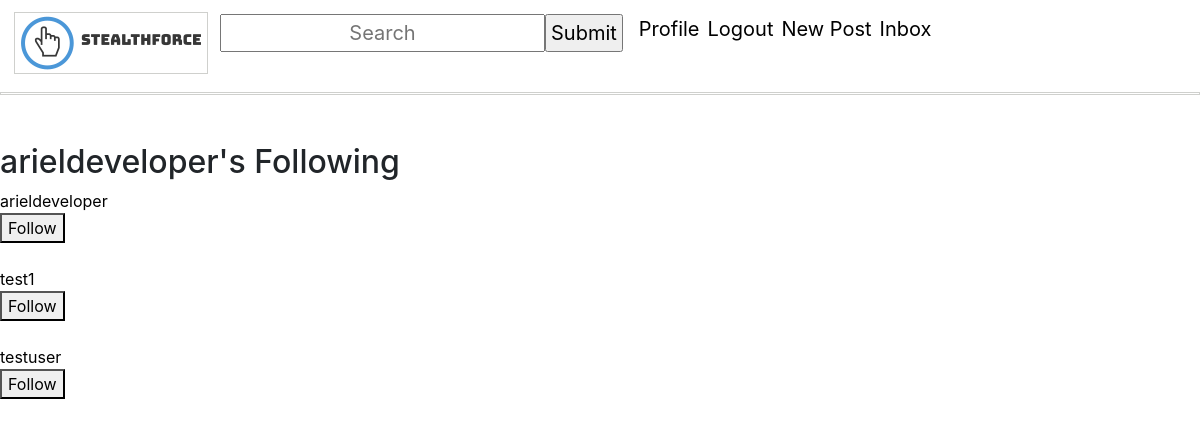
The page /user/arieldeveloper/following (signed in) on the database its author committed.
### users/models.py (models this page shows, shortened)
class Account(AbstractBaseUser):
    email = models.EmailField(verbose_name="email", max_length=60, unique=True)
    username = models.CharField(max_length=30, unique=True)
    date_joined = models.DateTimeField(verbose_name='date joined', auto_now_add=True)
    last_login = models.DateTimeField(verbose_name='last login', auto_now=True)
    is_admin = models.BooleanField(default=False)
    is_staff = models.BooleanField(default=False)
    is_superuser = models.BooleanField(default=False)
    is_active = models.BooleanField(default=True)
    followers = models.ManyToManyField("Account", blank=True, symmetrical=False, related_name="people_followers")
    following = models.ManyToManyField("Account", blank=True, symmetrical=False, related_name="people_following")
    profile_picture = models.ImageField(null=True, blank=True, default = 'static/default.png')
    USERNAME_FIELD = 'email' #allows user to login with email instead of username/id
    REQUIRED_FIELDS = ['username']
    objects = MyAccountManager()
    def __str__(self):
        return self.email
    @property
    def return_followers(self):
        return list(self.followers.all())

### users/views.py (the view)
# urls.py: path('user/<str:username>/following', user_views.following_view),
@login_required(login_url='login')
def following_view(request, username):
    user = get_object_or_404(User, username=username)
    following = user.following.all()
    if request.method == "POST":
        the_user = User.objects.get(email=request.POST.get('hidden_input'))
        follow_or_unfollow(the_user, request.user)
    return render(request, "users/following.html", {'user':user, 'users_following':following})

### users/templates/users/following.html (shortened to what this page needs)
{% extends 'main_app/base.html' %}
{% block body %}
<h2>{{ user.username }}'s Following</h2>
    {% for user_following in users_following %}
             <a href="/user/{{ user_following.username }}">{{ user_following.username }}</a>
            {% if request.user.username == user_following.username %}
            {% else %}
                <form method="POST" action="/user/{{user.username}}/following">
                    {% if request.user in user_following.return_followers %}
                        <button type="submit">Unfollow</button>
                    {% else %}
                        <button type="submit">Follow</button>
                    {% endif %}
                </form>
            {% endif %}
        <br>
  {% endfor %}
{% endblock %}

### static/css/main.css (style rules this page uses)
a { cursor: default; color: black; text-decoration:none; }

### rows shown on the page
Account: username "arieldeveloper", shows "Follow"
Account: username "test1", shows "Follow"
Account: username "testuser", shows "Follow"
